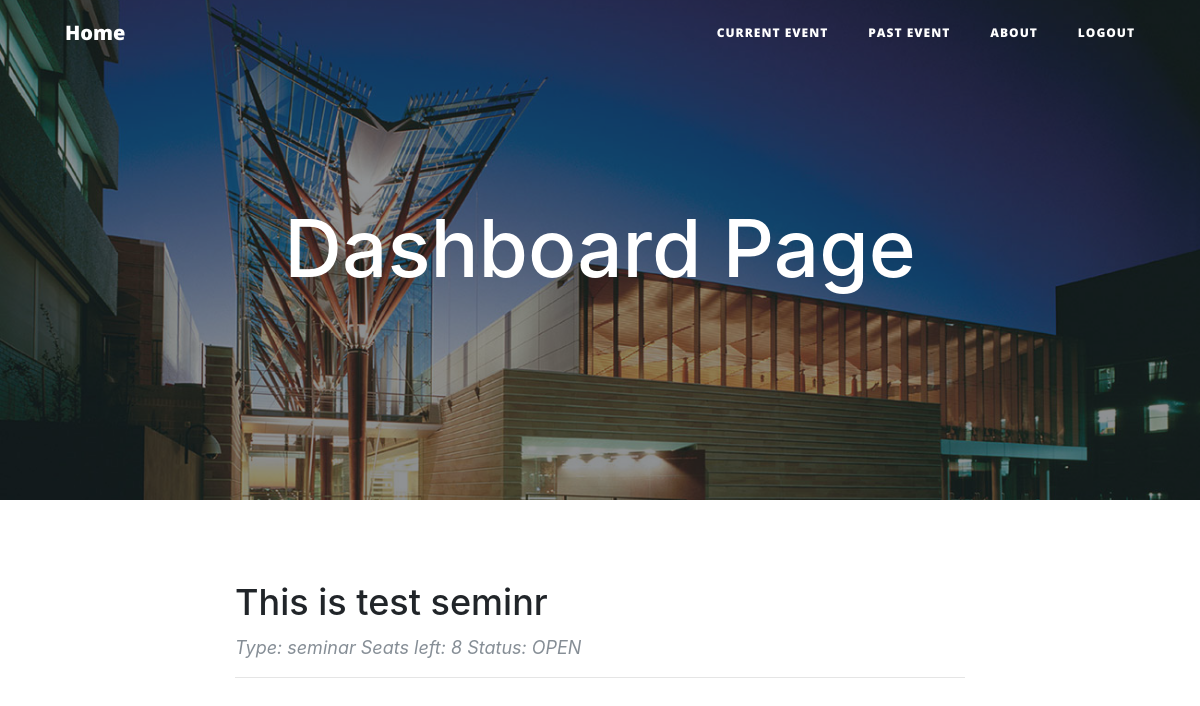
Screenshot of /dashboard/ (signed in) with the database file from the repository.
### event.py (models this page shows, shortened)
class Seminar(db.Model):
    __tablename__ = 'seminars'
    seminar_id = db.Column(db.Integer, primary_key=True)
    title = db.Column(db.String(120))
    details = db.Column(db.UnicodeText)
    start = db.Column(db.String(80))
    end = db.Column(db.String(80))
    capacity = db.Column(db.Integer)
    status = db.Column(db.String(80))
    creater = db.Column(db.String(80))
    users = db.relationship('User',secondary=seminar_realation,
                            backref=db.backref('seminar_users_all', lazy='dynamic'))
    sessions = db.relationship('Session',secondary=seminar_session,
                            backref=db.backref('session_all', lazy='dynamic'))

### route.py (the view)
@app.route('/dashboard/')
@login_required
def dashboard():
    user = Eventsystem.get_user(current_user)
    events = user.event_users_all.all()
    seminars = user.seminar_users_all.all()
    try:
        Eventsystem.check_regist(events, seminars)
        return render_template('dashboard.html',events = events, seminars = seminars)
    except ErrorMessage as error:
        return render_template('dashboard.html', dash = True, message = error.msg)

### EventSystem.py (called while the page is built)
    @staticmethod
    def get_user(current_user):
        if current_user.role != 'guest':
            user = User.query.filter_by(zid = current_user.zid).one()
        else:
            user = User.query.filter_by(name = current_user.name).one()
        return user

    @staticmethod
    def check_regist(event, seminar):
        if len(event) != 0 or len(seminar) != 0:
            return True
        raise ErrorMessage(None,'You have not regist any course or seminar!')

### event.py (called while the page is built)
    @property
    def is_authenticated(self):
        return True

    @property
    def is_anonymous(self):
        return False

### server.py (called while the page is built)
@login_manager.user_loader
def load_user(user_id):
    return User.query.get(int(user_id))

### templates/dashboard.html (shortened to what this page needs)
{% extends 'basedashboard.html' %}
{% block dash %}
<header class="masthead" style="background-image: url('{{ url_for('static',filename='asb-unsw-campus-53.jpg')}}'); width: auto; height:500px;">
    <div class="overlay"></div>
    <div class="container">
        <div class="row">
            <div class="col-lg-8 col-md-10 mx-auto">
                <div class="site-heading">
                    <h1>Dashboard Page</h1>
                </div>
            </div>
        </div>
    </div>
</header>
<div class="container">
    <div class="row">
        <div class="col-lg-8 col-md-10 mx-auto">
        </div>
    </div>
</div>
<div class="container">
    <div class="row">
        <div class="col-lg-8 col-md-10 mx-auto">
            {% for seminar in seminars %}
                {% if seminar.status == 'OPEN' %}
                    <div class="post-preview">
                        <a href="{{ url_for('seminarinfo', seminarId = seminar.seminar_id) }}">
                            <h2 class="post-title">
                                {{seminar.title}}
                            </h2>
                        </a>
                        <p class="post-meta">Type: seminar Seats left: {{ seminar.capacity - seminar.seminars_all.count() }} Status: {{seminar.status}}</p>
                    </div>
                    <hr>
                {% endif %}
            {% endfor %}
        </div>
    </div>
</div>
{% endblock %}

### rows the page displays
Seminar: title "This is test seminr", seminar.capacity-seminar.seminars_all.count() "8", status "OPEN"
